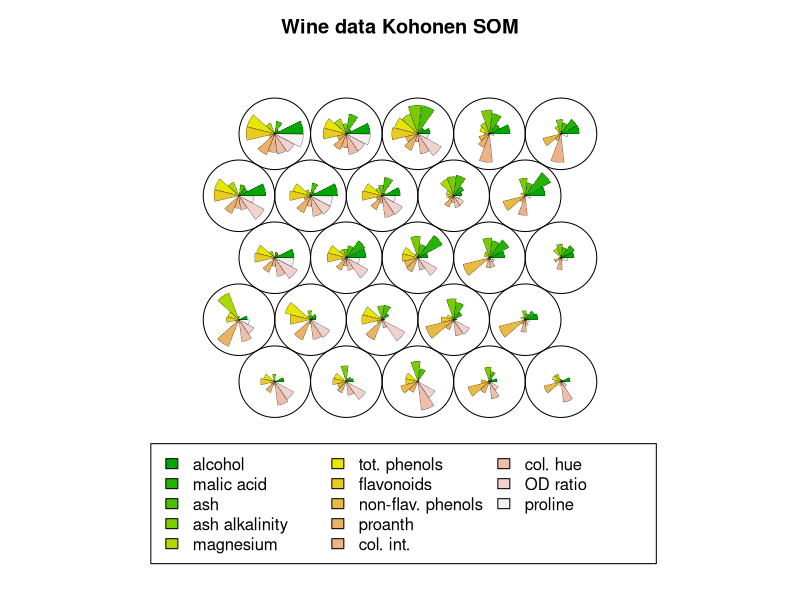
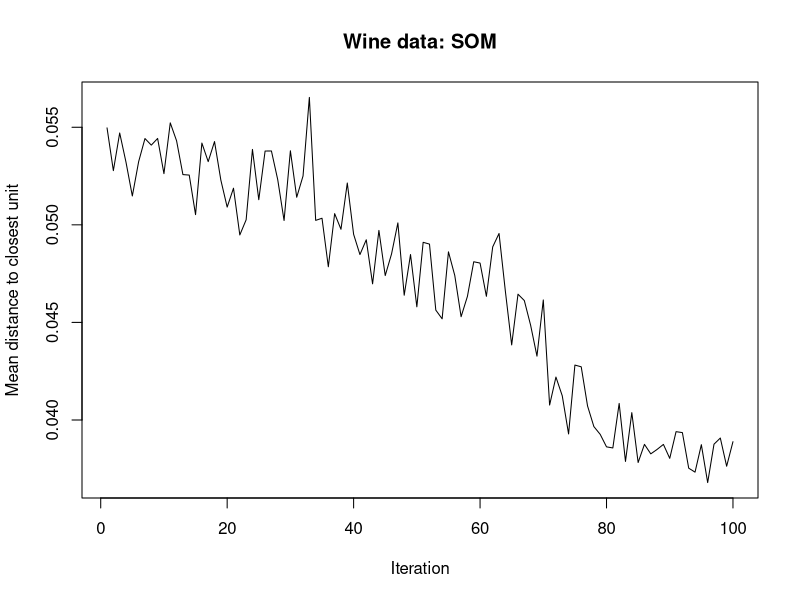

Recreate these plots in R, in order.
library(kohonen)

data("wines")
str(wines)
head(wines)
View(wines)

set.seed(1)
som.wines = som(scale(wines), grid = somgrid(5, 5, "hexagonal"))
dim(getCodes(som.wines))

plot(som.wines, main = "Wine data Kohonen SOM")
par(mfrow = c(1, 1))
plot(som.wines, type = "changes", main = "Wine data: SOM")

training = sample(nrow(wines), 150)
Xtraining = scale(wines[training,])
Xtest = scale(wines[-training,],
              center = attr(Xtraining, "scaled:center"),
              scale = attr(Xtraining, "scaled:scale"))
trainingdata <- list(measurements = Xtraining,
                     vintages = vintages[training])
testdata <- list(measurements = Xtest, vintages = vintages[-training])
mygrid <- somgrid(5, 5, "hexagonal")
som.wines <- supersom(trainingdata, grid = mygrid)

som.prediction <- predict(som.wines, newdata = testdata)
table(vintages[-training], som.prediction$predictions[["vintages"]])
